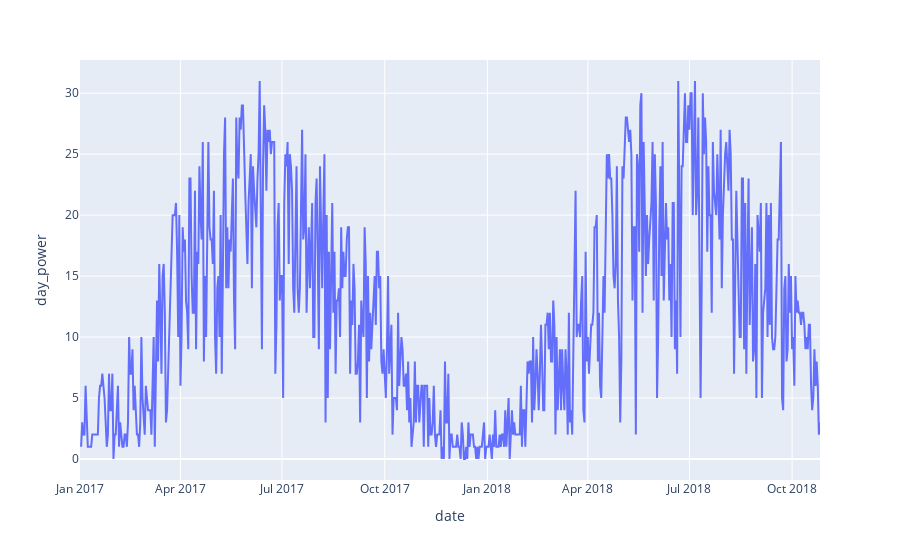

The notebook cell this image was saved under:
### Code cell
import plotly
import plotly.express as px
fig =px.line(
    data_frame=solar_data,
    x='date',
    y ='day_power',
    );
fig.show()

### Figure 1 — Plotly figure (JSON) as saved in the notebook; plotly's stock layout.template omitted (floating-point values rounded to 4 significant figures; data arrays with more than 128 entries replaced by an {"elided": "..."} marker saying what was removed)
{"data": [{"hovertemplate": "date=%{x}<br>day_power=%{y}<extra></extra>", "legendgroup": "", "line": {"color": "#636efa", "dash": "solid"}, "marker": {"symbol": "circle"}, "mode": "lines", "name": "", "orientation": "v", "showlegend": false, "type": "scatter", "x": {"elided": "664 str values"}, "xaxis": "x", "y": {"elided": "664 int values"}, "yaxis": "y"}], "layout": {"legend": {"tracegroupgap": 0}, "margin": {"t": 60}, "xaxis": {"anchor": "y", "domain": [0, 1], "title": {"text": "date"}}, "yaxis": {"anchor": "x", "domain": [0, 1], "title": {"text": "day_power"}}}}
